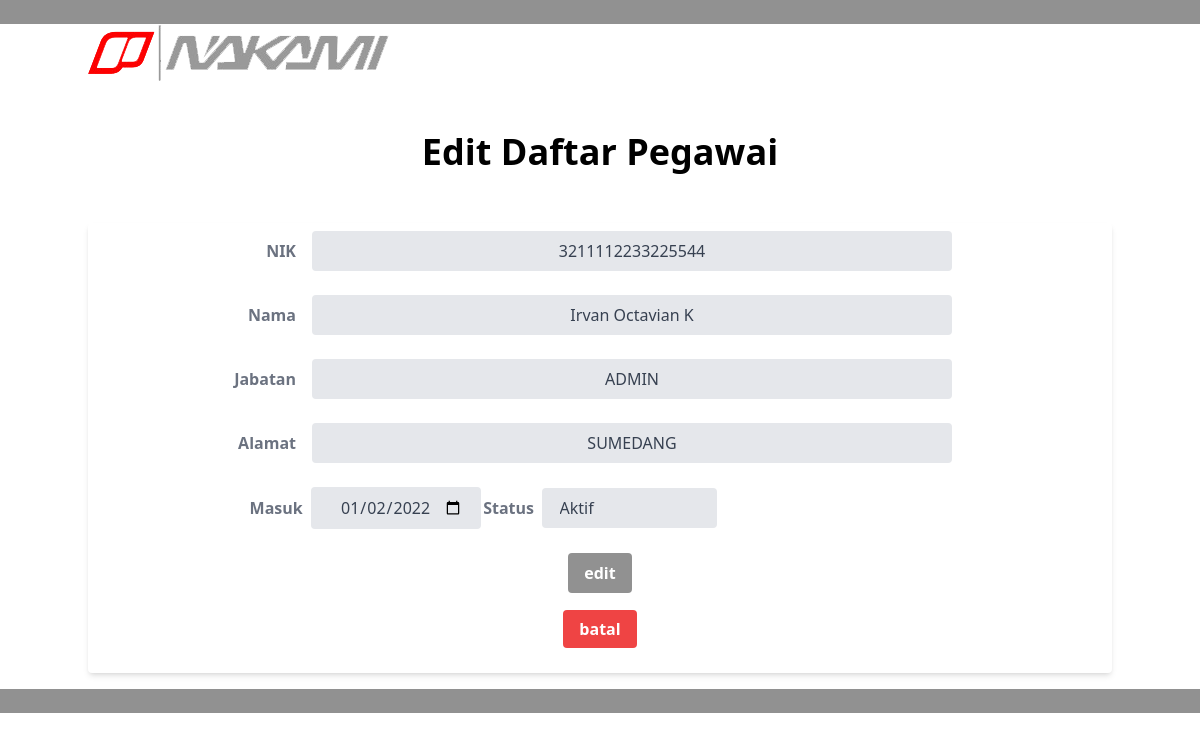
/index.php/Admin/edit_pegawai/3211112233225544, run on the app's committed database.
### tables this page shows
create table daftar_pegawai(
		nik varchar(20) not null primary key,
		nama varchar(120) not null,
		jabatan varchar(70) not null,
		alamat text not null,
		masuk date,
		keluar date,
		status varchar(20) not null
		);

### application/controllers/Admin.php (called while the page is built, shortened)
<?php
class Admin extends CI_Controller {
	function edit_pegawai($id){
		$data['judul']='Edit Daftar Pegawai';
		$this->load->view('Admin/form_head',$data);
		$data['pegawai']=$this->Naka->daftar_select('daftar_pegawai',$id)->result();
		$this->load->view('Admin/form_pegawai_u',$data);
		$this->load->view('Admin/form_footer');
	}
}

### index.php (called while the page is built, shortened)
<?php
require_once BASEPATH.'core/CodeIgniter.php';

### application/models/Naka.php (called while the page is built, shortened)
<?php
class Naka extends CI_Model {
	function daftar_select($tabel,$id)
	{
		if ($tabel=='daftar_pegawai') {
			$this->db->where('nik',$id);
		}else{
			$this->db->where('id',$id);
		}
		$data = $this->db->get($tabel);
		return($data);
	}
}
?>

### application/views/Admin/form_pegawai_u.php (the view, shortened to what this page needs)
<?php
	foreach ($pegawai as $key) {
	?>
<div class="container mx-auto">
	<img src="<?php echo base_url('Aset/logo-text.png') ?>">
	<center>
		<h2 class="text-4xl font-bold py-[5%]"><?php echo $judul; ?></h2>
		<form class="bg-white shadow-md rounded px-8 pt-2 pb-8 mb-4" action="<?php echo site_url('Admin/update_pegawai') ?>" method="post">
		    <div class="md:flex md:items-center mb-6">
			    <div class="md:w-1/5">
			      <label class="block text-gray-500 font-bold md:text-right mb-1 md:mb-0 pr-4" for="inline-full-name">
			        NIK
			      </label>
			    </div>
			    <div class="md:w-2/3">
			      <input class="bg-gray-200 appearance-none border-2 border-gray-200 rounded w-full py-2 px-4 text-gray-700 leading-tight focus:outline-none focus:bg-white focus:border-gray-500" id="inline-full-name" type="text" name="nik" value="<?php echo $key->nik ?>" readonly >
			    </div>
			  </div>
			  <div class="md:flex md:items-center mb-6">
			    <div class="md:w-1/5">
			      <label class="block text-gray-500 font-bold md:text-right mb-1 md:mb-0 pr-4" for="inline-full-name">
			        Nama
			      </label>
			    </div>
			    <div class="md:w-2/3">
			      <input class="bg-gray-200 appearance-none border-2 border-gray-200 rounded w-full py-2 px-4 text-gray-700 leading-tight focus:outline-none focus:bg-white focus:border-gray-500" id="inline-full-name" type="text" name="nama" placeholder="Ipan" value="<?php echo $key->nama ?>">
			    </div>
			  </div>
			  <div class="md:flex md:items-center mb-6">
			    <div class="md:w-1/5">
			      <label class="block text-gray-500 font-bold md:text-right mb-1 md:mb-0 pr-4" for="inline-full-name">
			        Jabatan
			      </label>
			    </div>
			    <div class="md:w-2/3">
			      <input class="bg-gray-200 appearance-none border-2 border-gray-200 rounded w-full py-2 px-4 text-gray-700 leading-tight focus:outline-none focus:bg-white focus:border-gray-500" id="inline-full-name" type="text" name="jabatan" placeholder="Admin" value="<?php echo $key->jabatan ?>">
			    </div>
			  </div>
			  <div class="md:flex md:items-center mb-6">
			    <div class="md:w-1/5">
			      <label class="block text-gray-500 font-bold md:text-right mb-1 md:mb-0 pr-4" for="inline-full-name">
			        Alamat
			      </label>
			    </div>
			    <div class="md:w-2/3">
			      <input class="bg-gray-200 appearance-none border-2 border-gray-200 rounded w-full py-2 px-4 text-gray-700 leading-tight focus:outline-none focus:bg-white focus:border-gray-500" id="inline-full-name" type="text" name="alamat" placeholder="Sumedang" value="<?php echo $key->alamat ?>">
			    </div>
			  </div>
			  <div class="grid grid-cols-12 mb-6 md:items-center w-[73%]">
			    <div class="">
			      <label class="block text-gray-500 font-bold mb-1 md:mb-0 pr-4 text-right" for="inline-full-name">
			       Masuk
			      </label>
			    </div>
			    <div class="col-span-3">
			      <input class="bg-gray-200 appearance-none border-2 border-gray-200 rounded w-[97%] py-2 px-4 text-gray-700 leading-tight focus:outline-none focus:bg-white focus:border-gray-500" id="inline-full-name" type="date" name="masuk" value="<?php echo $key->masuk ?>">
			    </div>
			    <div>
			      <label class="block text-gray-500 font-bold mb-1 md:mb-0 pr-4 text-mid" for="inline-full-name">
			        Status
			      </label>
			    </div>
			    <div class="col-span-3">
			      <select class="bg-gray-200 appearance-none border-2 border-gray-200 rounded w-full py-2 px-4 text-gray-700 leading-tight focus:outline-none focus:bg-white focus:border-gray-500" name="status">
			      	<option value="Aktif" <?php if (strcmp($key->status,'Aktif')==0) {
			      		echo "selected";
			      	} ?>>Aktif</option>
			      </select>
			    </div>
			  </div>
		    <div>
		      <input class="bg-[#919191] hover:bg-green-700 text-white font-bold py-2 px-4 rounded focus:outline-none focus:shadow-outline cursor-pointer" type="submit" name="edit" value="edit">
		      <br>
		      <br>
		      <a class="bg-red-500 hover:bg-blue-700 text-white font-bold py-2 px-4 rounded focus:outline-none focus:shadow-outline" href="<?php echo site_url('Admin/daftar_pegawai') ?>">batal</a>
		    </div>
		  </form>
	</center>
</div>
<?php
}
?>

### application/views/Admin/form_head.php (style rules this page uses)
input { text-align: center; }

### data on the page
daftar_pegawai: nik "3211112233225544", nama "Irvan Octavian K", jabatan "ADMIN", alamat "SUMEDANG", masuk "01/02/2022", status "Aktif"
